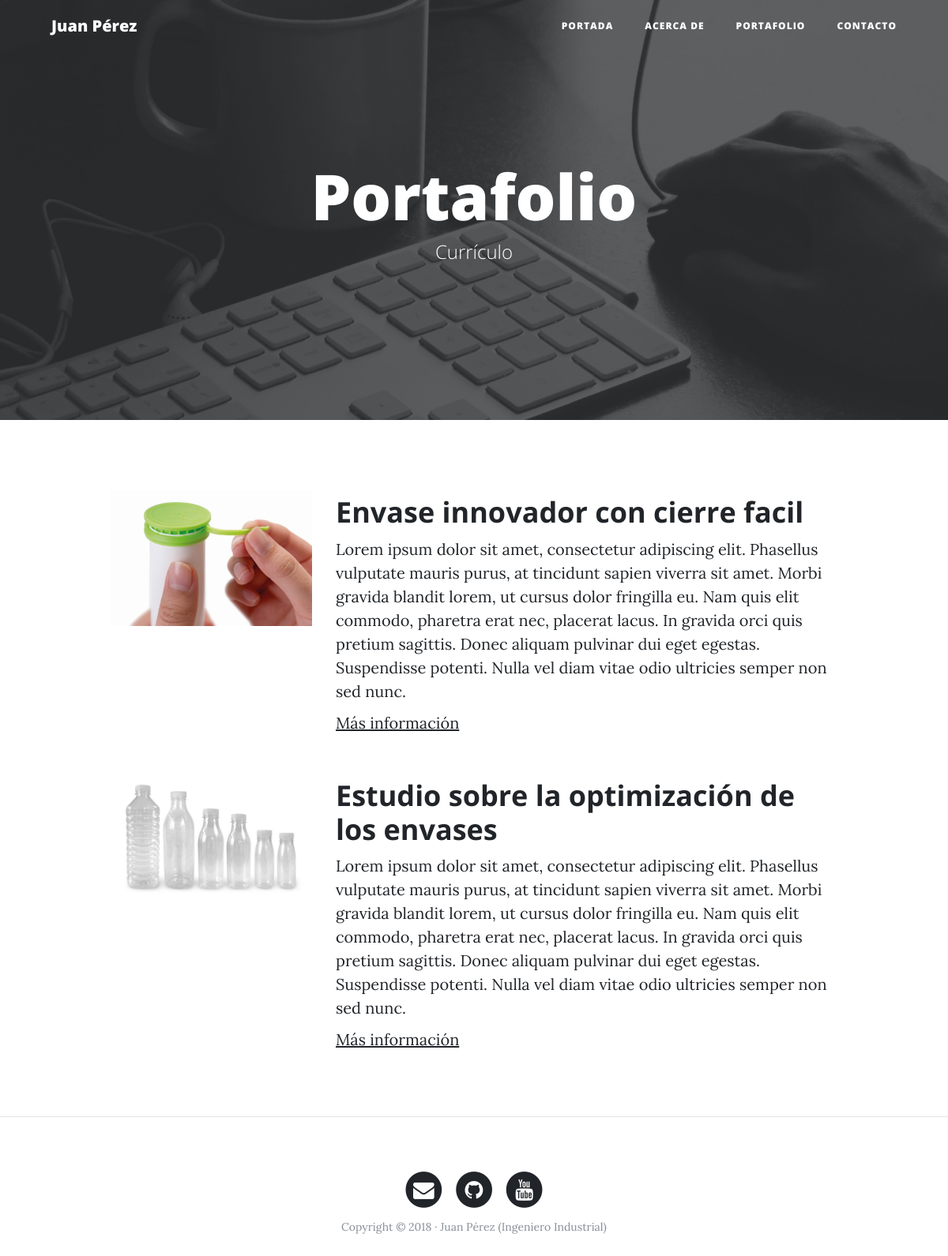
The page /portfolio/ on the database its author committed.
### portfolio/models.py (models this page shows, shortened)
class Project(models.Model): # Super clase models.Model representa tabla en BD
    title = models.CharField(max_length=200, verbose_name="Título")     # los campos charfield siempre deben tener un valor maximo
    description = models.TextField(verbose_name="Descripción")
    image = models.ImageField(verbose_name="Imagen", upload_to="projects")  # agregamos atributo 'upload_to' para indicar donde deben almacenar las imagenes del proyecto subidas por el usuario
    link = models.URLField(verbose_name="Dirección Web", null=True, blank=True)
    link = models.URLField(verbose_name="Dirección Web", null=True, blank=True)   # ejercicio final curso
    created = models.DateTimeField(auto_now_add=True, verbose_name="Fecha de creación")
    updated = models.DateTimeField(auto_now=True, verbose_name="Fecha de edición")
    class Meta:     # subclase para agregar metadatos extendidos
        verbose_name = "proyecto"
        verbose_name_plural = "proyectos"
        ordering = ["-created"]     # campo de ordenación de nuestros registros, en este caso se ordenan por fecha de creacion '-created' (+ antiguo a + nuevo) si queremos en orden inverso agregar '-' (+ nuevo a + antiguado)

### portfolio/views.py (the view)
# urls.py: path('portfolio/', portfolio_views.portfolio, name="portfolio"),
def portfolio(request):
    projects = Project.objects.all()
    return render(request, "portfolio/portfolio.html", {'projects': projects})

### portfolio/templates/portfolio/portfolio.html (shortened to what this page needs)
{% extends 'core/base.html' %}
{% block background %}{% load static %}{% static 'core/img/portfolio-bg.jpg' %}{% endblock %}
{% block headers %}
<h1>Portafolio</h1>
<span class="subheading">Currículo</span>
{% endblock %}
{% block content %}
    {% for project in projects %}
        <div class="row project">
            <div class="col-lg-3 col-md-4 offset-lg-1">
                <img class="img-fluid" src="{{project.image.url}}" alt="">
            </div>
            <div class="col-lg-7 col-md-8">
                <h2 class="section-heading title">{{project.title}}</h2>
                <p>{{project.description}}</p>
                {% if project.link %}
                    <p><a href="{{project.link}}">Más información</a></p>
                {% endif %}
            </div>
        </div>
    {% endfor %}
{% endblock %}

### rows shown on the page
Project: image (picture), title "Envase innovador con cierre facil", description "Lorem ipsum dolor sit amet, consectetur adipiscing elit. Phasellus vulputate mauris purus, at tincidunt sapien viverra sit amet. Morbi gravida blandit lorem, ut cursus dolor fringilla eu. Nam quis elit commodo, pharetra erat nec, placerat lacus. In gravida orci quis pretium sagittis. Donec aliquam pulvinar dui eget egestas. Suspendisse potenti. Nulla vel diam vitae odio ultricies semper non sed nunc."
Project: image (picture), title "Estudio sobre la optimización de los envases", description "Lorem ipsum dolor sit amet, consectetur adipiscing elit. Phasellus vulputate mauris purus, at tincidunt sapien viverra sit amet. Morbi gravida blandit lorem, ut cursus dolor fringilla eu. Nam quis elit commodo, pharetra erat nec, placerat lacus. In gravida orci quis pretium sagittis. Donec aliquam pulvinar dui eget egestas. Suspendisse potenti. Nulla vel diam vitae odio ultricies semper non sed nunc."
